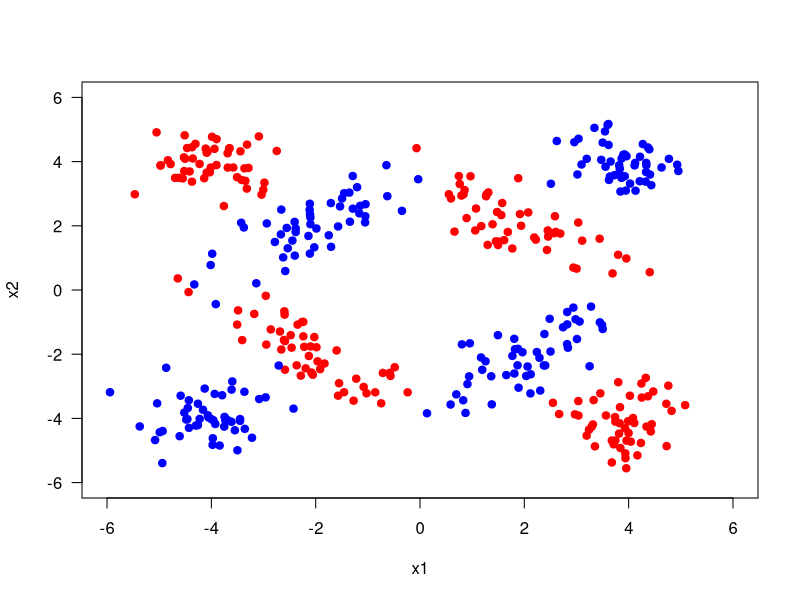

Write the R code that produced this figure.
library(MASS)

set.seed(421)
# mean parameters
class_means <- matrix(c(+2.0, +2.0,
                        -2.0, +2.0,
                        -2.0, -2.0,
                        +2.0, -2.0,
                        -4.0, -4.0,
                        +4.0, +4.0,
                        -4.0, +4.0,
                        +4.0, -4.0), 2, 8)
# covariance parameters
class_covariances <- array(c(+0.8, -0.6, -0.6, +0.8,
                             +0.8, +0.6, +0.6, +0.8,
                             +0.8, -0.6, -0.6, +0.8,
                             +0.8, +0.6, +0.6, +0.8,
                             +0.4, +0.0, +0.0, +0.4,
                             +0.4, +0.0, +0.0, +0.4,
                             +0.4, +0.0, +0.0, +0.4,
                             +0.4, +0.0, +0.0, +0.4), c(2, 2, 8))
# sample sizes
class_sizes <- c(200, 200)

# generate random samples
points1 <- mvrnorm(n = class_sizes[1] / 4, mu = class_means[,1], Sigma = class_covariances[,,1])
points2 <- mvrnorm(n = class_sizes[2] / 4, mu = class_means[,2], Sigma = class_covariances[,,2])
points3 <- mvrnorm(n = class_sizes[1] / 4, mu = class_means[,3], Sigma = class_covariances[,,3])
points4 <- mvrnorm(n = class_sizes[2] / 4, mu = class_means[,4], Sigma = class_covariances[,,4])
points5 <- mvrnorm(n = class_sizes[2] / 4, mu = class_means[,5], Sigma = class_covariances[,,5])
points6 <- mvrnorm(n = class_sizes[2] / 4, mu = class_means[,6], Sigma = class_covariances[,,6])
points7 <- mvrnorm(n = class_sizes[1] / 4, mu = class_means[,7], Sigma = class_covariances[,,7])
points8 <- mvrnorm(n = class_sizes[1] / 4, mu = class_means[,8], Sigma = class_covariances[,,8])
X <- rbind(points1, points3, points7, points8, points2, points4, points5, points6)
colnames(X) <- c("x1", "x2")

# generate corresponding labels
y <- c(rep(1, class_sizes[1]), rep(0, class_sizes[2]))

# write data to a file
write.csv(x = cbind(X, y), file = "lab05_data_set.csv", row.names = FALSE)

# plot data points generated
plot(points1[,1], points1[,2], type = "p", pch = 19, col = "red", las = 1,
     xlim = c(-6, 6), ylim = c(-6, 6),
     xlab = "x1", ylab = "x2")
points(points2[,1], points2[,2], type = "p", pch = 19, col = "blue")
points(points3[,1], points3[,2], type = "p", pch = 19, col = "red")
points(points4[,1], points4[,2], type = "p", pch = 19, col = "blue")
points(points5[,1], points5[,2], type = "p", pch = 19, col = "blue")
points(points6[,1], points6[,2], type = "p", pch = 19, col = "blue")
points(points7[,1], points7[,2], type = "p", pch = 19, col = "red")
points(points8[,1], points8[,2], type = "p", pch = 19, col = "red")
